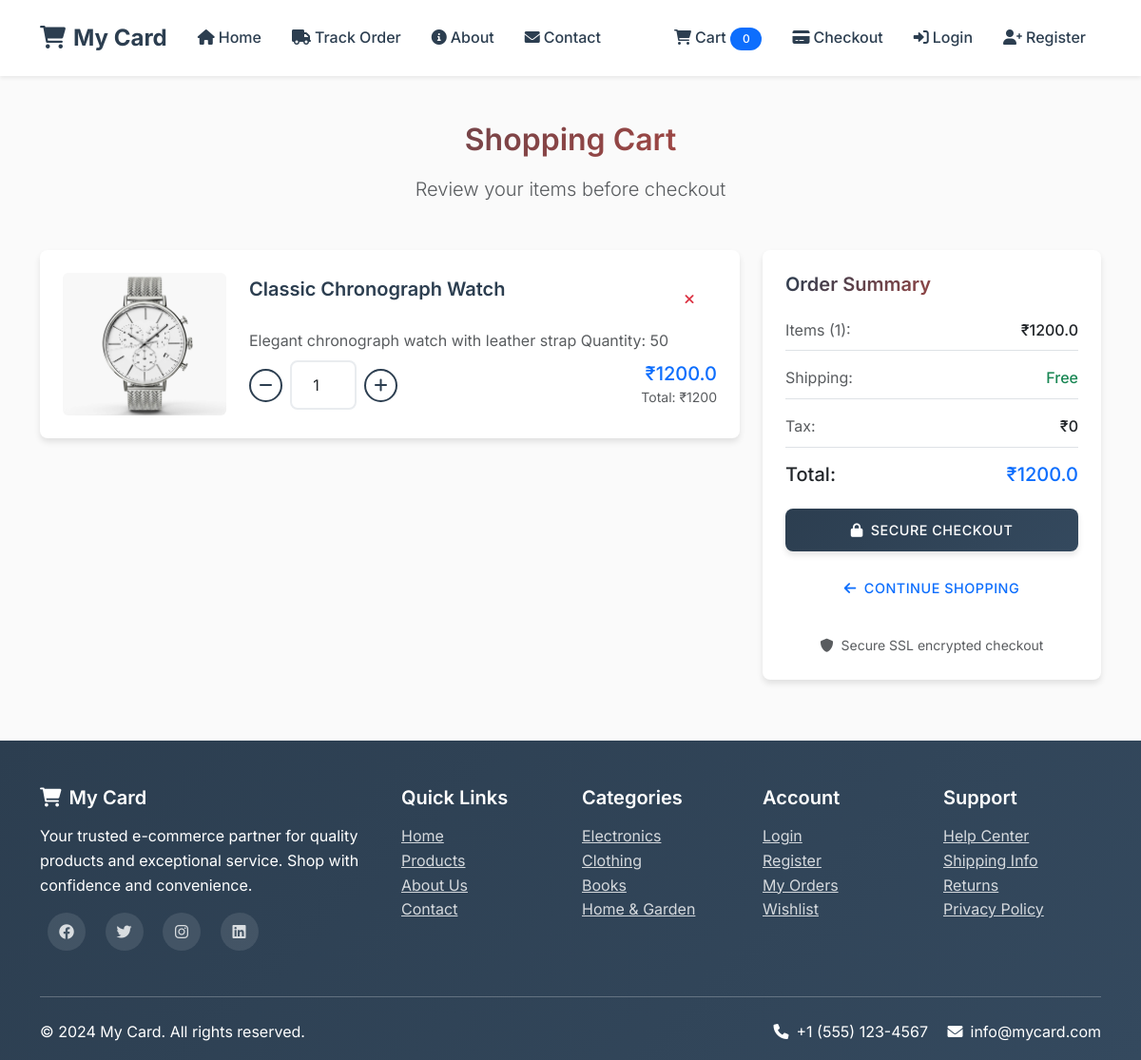
The app's page /cart/ (signed in) with its own data.
### store/models.py (models this page shows, shortened)
class Cart(models.Model):
    product = models.ForeignKey(Product, on_delete=models.CASCADE)
    user = models.ForeignKey('auth.User', on_delete=models.CASCADE)
    product_qty = models.IntegerField(null=False, blank=False)
    created_at = models.DateTimeField(auto_now_add=True)

class Product(models.Model):
    category = models.ForeignKey(Category, on_delete=models.CASCADE)
    slug = models.CharField(max_length=50, null=False, blank=False)
    name = models.CharField(max_length=50, null=False, blank=False)
    product_image = models.ImageField(upload_to=get_file_path, null=False, blank=False)
    small_description = models.CharField(max_length=150, null=False, blank=False)
    quantity = models.IntegerField(null=False, blank=False)
    description = models.TextField(max_length=500, null=False, blank=False)
    original_price = models.FloatField(null=False, blank=False)
    selling_price = models.FloatField(null=False, blank=False)
    status = models.BooleanField(default=False, null=True, blank=False)
    trending = models.BooleanField(default=False, null=True, blank=False)
    tag = models.CharField(max_length=150, null=False, blank=False)
    meta_title = models.CharField(max_length=150, null=False, blank=False)
    meta_keywords = models.CharField(max_length=150, null=False, blank=False)
    meta_description = models.CharField(max_length=150, null=False, blank=False)
    created_at = models.DateTimeField(auto_now_add=True)

### store/views.py (the view)
# urls.py: path('cart/', views.cart_view, name='cart'),
def cart_view(request):
    if request.user.is_authenticated:
        cart_items = Cart.objects.filter(user=request.user)
        total_price = sum(item.product.selling_price * item.product_qty for item in cart_items)
        return render(request, 'store/cart.html', {
            'cart_items': cart_items,
            'total_price': total_price
        })
    else:
        return redirect('login')

### store/templates/store/cart.html (shortened to what this page needs)
{% extends 'store/base.html' %}
{% block content %}
<div class="container my-5">
    <div class="text-center mb-5">
        <h2 class="text-gradient">Shopping Cart</h2>
        <p class="lead text-muted">Review your items before checkout</p>
    </div>
    {% if cart_items %}
    <div class="row">
        <div class="col-md-8">
            {% for item in cart_items %}
            <div class="cart-item fade-in-up">
                <div class="row g-0 align-items-center">
                    <div class="col-md-3">
                        <div class="position-relative overflow-hidden rounded">
                            <img src="{{ item.product.product_image.url }}" class="img-fluid" alt="{{ item.product.name }}" style="height: 150px; width: 100%; object-fit: cover;">
                        </div>
                    </div>
                    <div class="col-md-9">
                        <div class="ps-md-4">
                            <div class="d-flex justify-content-between align-items-start mb-2">
                                <h5 class="card-title mb-1">{{ item.product.name }}</h5>
                                <a href="{% url 'remove_from_cart' item.id %}" class="btn btn-outline-danger btn-sm" onclick="return confirm('Remove this item?')" title="Remove item">
                                    <i class="fas fa-times"></i>
                                </a>
                            </div>
                            <p class="text-muted mb-2">{{ item.product.small_description|truncatewords:15 }}</p>
                            <div class="d-flex justify-content-between align-items-center">
                                <div class="quantity-controls">
                                    <form method="POST" action="{% url 'update_cart_quantity' %}" class="d-flex align-items-center">
                                        <button type="button" onclick="changeQty({{ item.id }}, -1)" class="btn-qty-minus">
                                            <i class="fas fa-minus"></i>
                                        </button>
                                        <input type="number" class="form-control text-center mx-2" name="quantity" value="{{ item.product_qty }}" min="1" id="qty-{{ item.id }}" onchange="this.form.submit()" style="width: 70px;">
                                        <button type="button" onclick="changeQty({{ item.id }}, 1)" class="btn-qty-plus">
                                            <i class="fas fa-plus"></i>
                                        </button>
                                    </form>
                                </div>
                                <div class="text-end">
                                    <p class="h5 text-primary mb-0">₹{{ item.product.selling_price }}</p>
                                    <small class="text-muted">Total: ₹{{ item.product.selling_price|floatformat:0 }}</small>
                                </div>
                            </div>
                        </div>
                    </div>
                </div>
            </div>
            {% endfor %}
        </div>
        <div class="col-md-4">
            <div class="card border-0 shadow-custom sticky-top" style="top: 2rem;">
                <div class="card-body p-4">
                    <h5 class="card-title text-gradient mb-4">Order Summary</h5>
                    <div class="d-flex justify-content-between mb-3 pb-2 border-bottom">
                        <span class="text-muted">Items ({{ cart_items|length }}):</span>
                        <span class="fw-medium">₹{{ total_price }}</span>
                    </div>
                    <div class="d-flex justify-content-between mb-3 pb-2 border-bottom">
                        <span class="text-muted">Shipping:</span>
                        <span class="text-success fw-medium">Free</span>
                    </div>
                    <div class="d-flex justify-content-between mb-3 pb-2 border-bottom">
                        <span class="text-muted">Tax:</span>
                        <span class="fw-medium">₹0</span>
                    </div>
                    <div class="d-flex justify-content-between mb-4">
                        <span class="h5 mb-0">Total:</span>
                        <span class="h5 mb-0 text-primary">₹{{ total_price }}</span>
                    </div>
                    <a href="{% url 'checkout' %}" class="btn btn-primary w-100 btn-lg mb-3">
                        <i class="fas fa-lock me-2"></i>Secure Checkout
                    </a>
                    <a href="{% url 'home' %}" class="btn btn-outline-primary w-100">
                        <i class="fas fa-arrow-left me-2"></i>Continue Shopping
                    </a>
                    <div class="mt-4 text-center">
                        <small class="text-muted">
                            <i class="fas fa-shield-alt me-1"></i>
                            Secure SSL encrypted checkout
                        </small>
                    </div>
                </div>
            </div>
        </div>
    </div>
    {% endif %}
</div>
{% endblock %}

### static/css/style.css (style rules this page uses)
:root { --primary-color: #2c3e50; --secondary-color: #34495e; --accent-color: #e74c3c; --success-color: #27ae60; --warning-color: #f39c12; --light-bg: #ecf0f1; --dark-text: #2c3e50; --light-text: #7f8c8d; --white: #ffffff; --shadow: 0 4px 6px rgba(0, 0, 0, 0.1); --shadow-hover: 0 8px 25px rgba(0, 0, 0, 0.15); --border-radius: 8px; --transition: all 0.3s ease; }
* { margin: 0; padding: 0; box-sizing: border-box; }
body { font-family: 'Inter', -apple-system, BlinkMacSystemFont, 'Segoe UI', Roboto, sans-serif; line-height: 1.6; color: var(--dark-text); background-color: #fafafa; }
h1, h2, h3, h4, h5, h6 { font-weight: 600; margin-bottom: 1rem; color: var(--dark-text); }
.btn { border-radius: var(--border-radius); font-weight: 500; padding: 0.75rem 1.5rem; transition: var(--transition); border: none; text-transform: uppercase; letter-spacing: 0.5px; font-size: 0.9rem; }
.btn-primary { background: linear-gradient(135deg, var(--primary-color), var(--secondary-color)); border: none; box-shadow: var(--shadow); }
.card { border: none; border-radius: var(--border-radius); box-shadow: var(--shadow); transition: var(--transition); overflow: hidden; background: var(--white); }
.card-body { padding: 1.5rem; }
.card-title { font-weight: 600; color: var(--dark-text); margin-bottom: 0.75rem; }
.fade-in-up { animation: fadeInUp 0.6s ease-out; }
.form-control { border: 2px solid #e9ecef; border-radius: var(--border-radius); padding: 0.75rem 1rem; transition: var(--transition); font-size: 1rem; }
.cart-item { background: var(--white); border-radius: var(--border-radius); padding: 1.5rem; margin-bottom: 1rem; box-shadow: var(--shadow); transition: var(--transition); }
.quantity-controls { display: flex; align-items: center; gap: 0.5rem; }
.quantity-controls button { width: 35px; height: 35px; border-radius: 50%; border: 2px solid var(--primary-color); background: transparent; color: var(--primary-color); font-weight: bold; transition: var(--transition); }
.text-gradient { background: linear-gradient(135deg, var(--primary-color), var(--accent-color)); -webkit-background-clip: text; -webkit-text-fill-color: transparent; background-clip: text; }
.shadow-custom { box-shadow: var(--shadow); }

### records on screen
Cart: product.product_image (picture), product.name "Classic Chronograph Watch", product.small_description "Elegant chronograph watch with leather strap Quantity: 50", quantity "1", product.selling_price "1200.0", product.selling_price "1200"

### other values on screen
{{ cart_items|length }} "1"
{{ total_price }} "1200.0"
